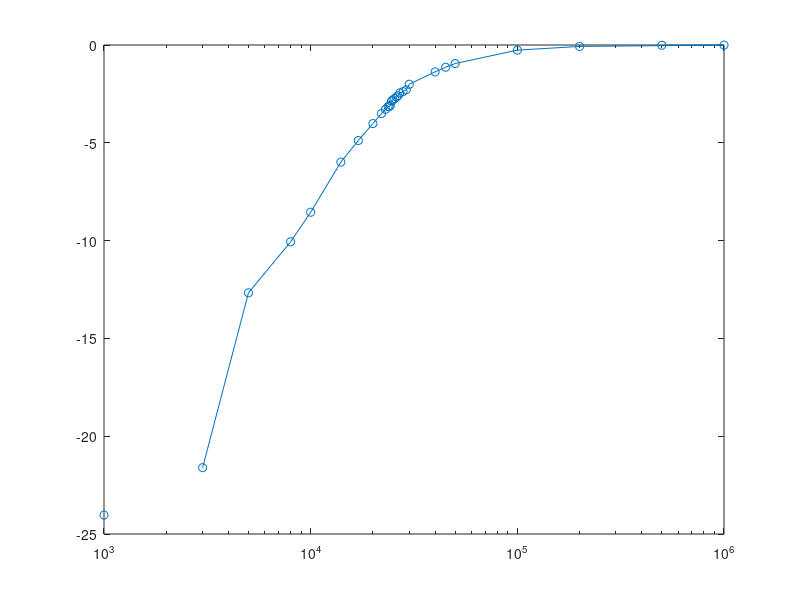

The MATLAB script that drew this image: (Note: this script raises an error after producing the figure.)


c_m=csvread('labo_tp1_ej1_g.csv');
magMedida=20*log10(c_m(:,3)./c_m(:,2));
semilogx(c_m(:,1).*1000,magMedida,'-o');
formataxes('', 'Frecuencia (Hz)', 'Mangnitud (dB)')% legends
                
figure;                
semilogx(c_m(:,1).*1000,c_m(:,4), '-o');
formataxes('', 'Frecuencia (Hz)', 'Fase ($^\circ$)')% legends
